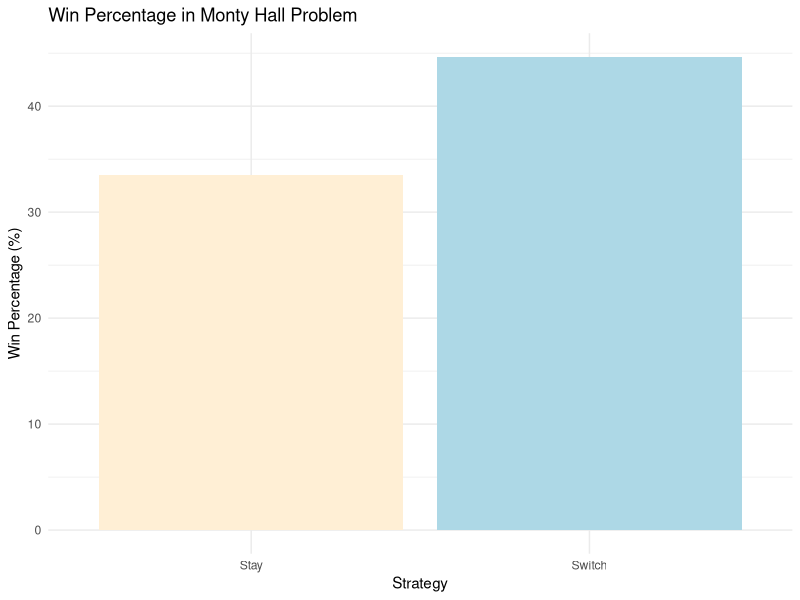

R code for this plot:
## ---- chunk 1
# Set the number of simulations
num_simulations <- 10000

# Initialize variables to keep track of wins when switching and staying
switch_wins <- 0
stay_wins <- 0

# Perform the simulations
for (i in 1:num_simulations) {
  # Create three doors with one car and two goats
  doors <- sample(c("car", "goat", "goat"))

  # Player's initial choice
  player_choice <- sample(1:3, 1)

  # Monty Hall reveals a goat behind one of the unchosen doors
  monty_reveals <- which(doors[-player_choice] == "goat")
  monty_reveals <- monty_reveals[1]  # Monty reveals the first goat he encounters

  # Determine the other unchosen door
  other_door <- setdiff(1:3, c(player_choice, monty_reveals))

  # Simulate switching doors
  switch_choice <- other_door[1]

  # Check if the player wins when switching
  if (doors[switch_choice] == "car") {
    switch_wins <- switch_wins + 1
  }

  # Check if the player wins when staying
  if (doors[player_choice] == "car") {
    stay_wins <- stay_wins + 1
  }
}

# Calculate win percentages
switch_win_percent <- (switch_wins / num_simulations) * 100
stay_win_percent <- (stay_wins / num_simulations) * 100


## ---- chunk 2
library(ggplot2)
library(ggsci)
p <- ggplot(data.frame(Strategy = c("Switch", "Stay"), Win_Percentage = c(switch_win_percent, stay_win_percent)), aes(x = Strategy, y = Win_Percentage)) +
  geom_bar(stat = "identity", fill = c("lightblue", "papayawhip")) +
  labs(title = "Win Percentage in Monty Hall Problem",
       x = "Strategy",
       y = "Win Percentage (%)") +
  theme_minimal()
print(p)

